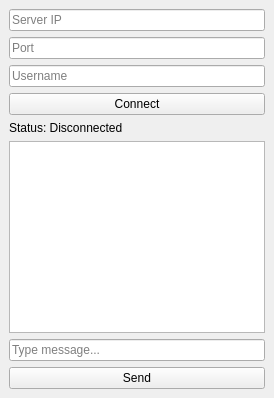
<?xml version="1.0" encoding="UTF-8"?>
<ui version="4.0">
 <class>MainWindow</class>
 <widget class="QMainWindow" name="MainWindow">
  <property name="windowTitle">
   <string>Chat 1 Client</string>
  </property>
  <widget class="QWidget" name="centralwidget">
   <layout class="QVBoxLayout" name="verticalLayout">

    <item>
     <widget class="QLineEdit" name="ipInput">
      <property name="placeholderText">
       <string>Server IP</string>
      </property>
     </widget>
    </item>

    <item>
     <widget class="QLineEdit" name="portInput">
      <property name="placeholderText">
       <string>Port</string>
      </property>
     </widget>
    </item>

    <item>
     <widget class="QLineEdit" name="usernameInput">
      <property name="placeholderText">
       <string>Username</string>
      </property>
     </widget>
    </item>

    <item>
     <widget class="QPushButton" name="connectButton">
      <property name="text">
       <string>Connect</string>
      </property>
     </widget>
    </item>

    <item>
     <widget class="QLabel" name="statusLabel">
      <property name="text">
       <string>Status: Disconnected</string>
      </property>
     </widget>
    </item>

    <item>
     <widget class="QTextEdit" name="chatView">
      <property name="readOnly">
       <bool>true</bool>
      </property>
     </widget>
    </item>

    <item>
     <widget class="QLineEdit" name="messageInput">
      <property name="placeholderText">
       <string>Type message...</string>
      </property>
     </widget>
    </item>

    <item>
     <widget class="QPushButton" name="sendButton">
      <property name="text">
       <string>Send</string>
      </property>
     </widget>
    </item>

   </layout>
  </widget>
 </widget>
 <resources/>
 <connections/>
</ui>
